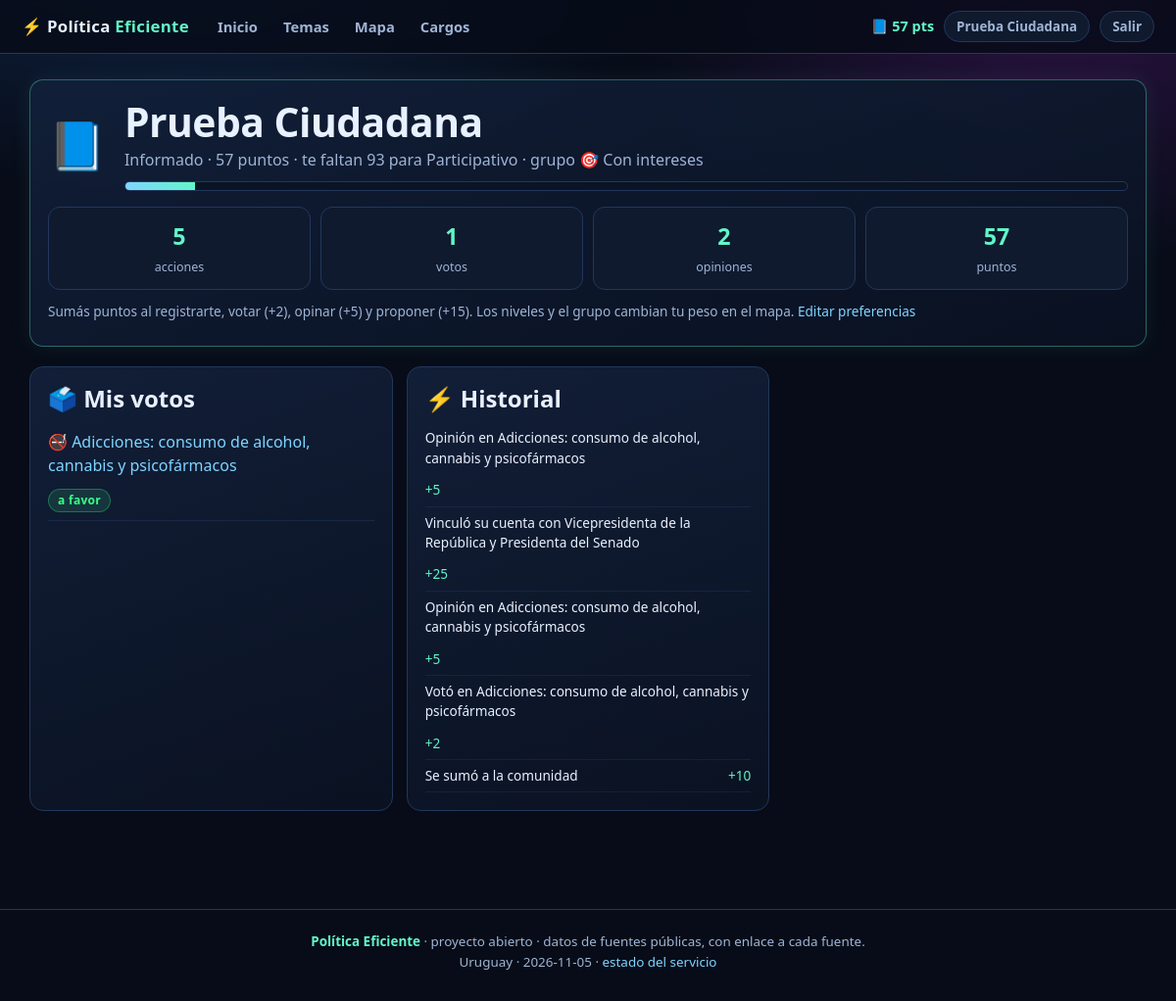
Screenshot of /perfil (signed in) with the database file from the repository.
### tables this page shows
CREATE TABLE usuarios (
    id INTEGER PRIMARY KEY AUTOINCREMENT,
    email TEXT UNIQUE NOT NULL,
    nombre TEXT NOT NULL,
    clave_hash TEXT NOT NULL,
    rol TEXT NOT NULL DEFAULT 'ciudadano',
    puntos INTEGER NOT NULL DEFAULT 0,
    intereses TEXT NOT NULL DEFAULT '',
    departamento TEXT NOT NULL DEFAULT '',
    creado TEXT NOT NULL,
    ultimo_acceso TEXT
);

CREATE TABLE votos (
    id INTEGER PRIMARY KEY AUTOINCREMENT,
    usuario_id INTEGER NOT NULL,
    tema_id INTEGER NOT NULL,
    valor SMALLINT NOT NULL,
    creado TEXT NOT NULL,
    UNIQUE (usuario_id, tema_id)
);

CREATE TABLE temas (
    id INTEGER PRIMARY KEY AUTOINCREMENT,
    slug TEXT UNIQUE NOT NULL,
    tipo TEXT NOT NULL DEFAULT 'propuesta',
    titulo TEXT NOT NULL,
    resumen TEXT NOT NULL DEFAULT '',
    categoria TEXT NOT NULL DEFAULT 'Social',
    subcategoria TEXT NOT NULL DEFAULT '',
    emoji TEXT NOT NULL DEFAULT '📌',
    problema TEXT NOT NULL DEFAULT '',
    evidencia TEXT NOT NULL DEFAULT '',
    propuesta TEXT NOT NULL DEFAULT '',
    datos_clave TEXT NOT NULL DEFAULT '',
    urgencia TEXT NOT NULL DEFAULT 'media',
    etapa TEXT NOT NULL DEFAULT 'propuesta',
    impacto TEXT NOT NULL DEFAULT 'medio',
    estado_legal TEXT NOT NULL DEFAULT '',
    fuente_url TEXT,
    verificado SMALLINT NOT NULL DEFAULT 0,
    creado TEXT NOT NULL
);

CREATE TABLE actividad (
    id INTEGER PRIMARY KEY AUTOINCREMENT,
    usuario_id INTEGER NOT NULL,
    tipo TEXT NOT NULL,
    puntos INTEGER NOT NULL DEFAULT 0,
    detalle TEXT NOT NULL DEFAULT '',
    creado TEXT NOT NULL
);

### app.py (the view)
@app.route("/perfil")
@auth.requiere_sesion
def perfil():
    yo = auth.usuario_actual()
    with dbm.abrir() as db:
        historial = db.todos(
            "SELECT * FROM actividad WHERE usuario_id = ? ORDER BY id DESC LIMIT 40", (yo["id"],)
        )
        votos = db.todos(
            """SELECT v.valor, v.creado, t.titulo, t.emoji, t.slug FROM votos v
               JOIN temas t ON t.id = v.tema_id WHERE v.usuario_id = ? ORDER BY v.id DESC""",
            (yo["id"],),
        )
        opiniones = db.valor("SELECT COUNT(*) FROM opiniones WHERE usuario_id = ?", (yo["id"],))
        por_tipo = db.todos(
            "SELECT tipo, COUNT(*) AS n FROM actividad WHERE usuario_id = ? GROUP BY tipo", (yo["id"],)
        )
    return render_template(
        "perfil.html", historial=historial, votos=votos, opiniones=opiniones, por_tipo=por_tipo
    )

### app.py (called while the page is built)
@app.context_processor
def inyectar():
    yo = auth.usuario_actual()
    if yo:
        yo["nivel"] = gamificacion.nivel(yo["puntos"])
        yo["grupo"] = gamificacion.datos_grupo(
            gamificacion.grupo(yo["puntos"], yo["acciones"], yo["intereses"] or "")
        )
    with dbm.abrir() as db:
        categorias = [
            f["categoria"]
            for f in db.todos(
                "SELECT categoria, COUNT(*) AS n FROM temas GROUP BY categoria ORDER BY n DESC"
            )
        ]
    return {
        "yo": yo,
        "categorias": categorias,
        "GRUPOS": gamificacion.GRUPOS,
        "ahora": dbm.ahora()[:10],
    }

@app.after_request
def cabeceras(resp):
    resp.headers.setdefault("X-Content-Type-Options", "nosniff")
    resp.headers.setdefault("Referrer-Policy", "same-origin")
    return resp

@app.teardown_appcontext
def cerrar_base(_excepcion=None):
    conexion = g.pop("db", None)
    if conexion is not None:
        conexion.cerrar()

### auth.py (called while the page is built)
def usuario_actual():
    if "usuario" in g:
        return g.usuario
    uid = session.get("usuario_id")
    g.usuario = None
    if uid:
        with dbm.abrir() as db:
            fila = db.uno(
                """SELECT u.*, (SELECT COUNT(*) FROM actividad a
                       WHERE a.usuario_id = u.id) AS acciones
                   FROM usuarios u WHERE u.id = ?""",
                (uid,),
            )
            if fila:
                fila["politico"] = db.uno(
                    "SELECT * FROM politicos WHERE usuario_id = ?", (uid,)
                )
                g.usuario = fila
    return g.usuario

def requiere_sesion(vista):
    @wraps(vista)
    def envoltura(*args, **kwargs):
        if not usuario_actual():
            return redirect(url_for("ingresar", volver=request.path))
        return vista(*args, **kwargs)
    return envoltura

### db.py (called while the page is built, shortened)
def ahora():
    return datetime.now(timezone.utc).isoformat(timespec="seconds")

def conectar():
    c = sqlite3.connect(RUTA_DB, timeout=15)
    c.row_factory = sqlite3.Row
    c.execute("PRAGMA foreign_keys = ON")
    return c

def _traducir(sql):
    return sql.replace("?", "%s") if ES_PG else sql

@contextmanager
def abrir():
    if has_app_context():
        if "db" not in g:
            g.db = DB()
        db = g.db
        try:
            yield db
            db.commit()
        except Exception:
            db.rollback()
            raise
        return

    def commit(self):
        self.c.commit()

### templates/perfil.html (shortened to what this page needs)
{% extends "base.html" %}
{% block cuerpo %}
{% set n = yo.nivel %}
<div class="panel neon">
  <div class="nivel-caja">
    <span class="nivel-emoji">{{ n.emoji }}</span>
    <div style="flex:1">
      <h1 style="margin-bottom:2px">{{ yo.nombre }}</h1>
      <p class="suave" style="margin:0">
        {{ n.nombre }} · {{ yo.puntos }} puntos
        {% if n.siguiente %}· te faltan {{ n.falta }} para {{ n.siguiente }}{% endif %}
        · grupo {{ yo.grupo.emoji }} {{ yo.grupo.nombre }}
      </p>
      <div class="progreso" style="margin-top:10px"><i style="width:{{ n.avance }}%"></i></div>
    </div>
  </div>
  <div class="contadores" style="margin-top:16px">
    <div class="dato"><b>{{ yo.acciones }}</b><span>acciones</span></div>
    <div class="dato"><b>{{ votos|length }}</b><span>votos</span></div>
    <div class="dato"><b>{{ opiniones }}</b><span>opiniones</span></div>
    <div class="dato"><b>{{ yo.puntos }}</b><span>puntos</span></div>
  </div>
  <p class="chico suave" style="margin-top:12px">
    Sumás puntos al registrarte, votar (+2), opinar (+5) y proponer (+15). Los niveles y el grupo cambian tu peso en el mapa.
    <a href="{{ url_for('configuracion') }}">Editar preferencias</a>
  </p>
</div>
<section class="grid" style="margin-top:20px">
  <div class="panel">
    <h2>🗳️ Mis votos</h2>
    {% for v in votos %}
      <div class="fila entre" style="padding:8px 0;border-bottom:1px solid rgba(34,55,92,.5)">
        <a href="{{ url_for('tema', slug=v.slug) }}">{{ v.emoji }} {{ v.titulo }}</a>
        <span class="etiqueta {% if v.valor > 0 %}verde{% else %}roja{% endif %}">{% if v.valor > 0 %}a favor{% else %}en contra{% endif %}</span>
      </div>
    {% else %}
      <p class="suave chico">Todavía no votaste. <a href="{{ url_for('temas') }}">Elegí un tema</a>.</p>
    {% endfor %}
  </div>
  <div class="panel">
    <h2>⚡ Historial</h2>
    {% for a in historial %}
      <div class="fila entre" style="padding:6px 0;border-bottom:1px solid rgba(34,55,92,.4)">
        <span class="chico">{{ a.detalle or a.tipo }}</span>
        <span class="chico" style="color:var(--neon)">+{{ a.puntos }}</span>
      </div>
    {% else %}
      <p class="suave chico">Sin actividad todavía.</p>
    {% endfor %}
  </div>
</section>
{% endblock %}

### templates/base.html (shortened to what this page needs)
<!doctype html>
<html lang="es">
<head>
  <link rel="stylesheet" href="{{ url_for('static', filename='css/estilo.css') }}">
</head>
<body>
<header class="barra">
  <a class="marca" href="{{ url_for('inicio') }}">⚡ Política <b>Eficiente</b></a>
  <nav>
    <a href="{{ url_for('inicio') }}">Inicio</a>
    <a href="{{ url_for('temas') }}">Temas</a>
    <a href="{{ url_for('mapa') }}">Mapa</a>
    <a href="{{ url_for('politicos') }}">Cargos</a>
  </nav>
  <div class="cuenta">
    {% if yo %}
      <span class="punto">{{ yo.nivel.emoji }} {{ yo.puntos }} pts</span>
      <a class="chip" href="{{ url_for('perfil') }}">{{ yo.nombre }}</a>
      <a class="chip" href="{{ url_for('salir') }}">Salir</a>
    {% else %}
      <a class="chip" href="{{ url_for('ingresar') }}">Ingresar</a>
      <a class="boton principal mini" href="{{ url_for('registro') }}">Sumarme</a>
    {% endif %}
  </div>
</header>
<main class="{% block ancho %}{% endblock %}">
  {% block cuerpo %}{% endblock %}
</main>
<footer>
  <b>Política Eficiente</b> · proyecto abierto · datos de fuentes públicas, con enlace a cada fuente.
  <br>Uruguay · {{ ahora }} · <a href="{{ url_for('salud') }}">estado del servicio</a>
</footer>
</body>
</html>

### static/css/estilo.css (style rules this page uses)
:root { --fondo: #070c18; --panel: #0f1a2e; --panel2: #12203a; --borde: #22375c; --texto: #e8f1ff; --suave: #9fb4d4; --neon: #63f5c8; --azul: #7fd4ff; --rosa: #ff5fa2; --ambar: #ffb84c; --verde: #39ff88; --rojo: #ff3b6b; --radio: 14px; }
* { box-sizing: border-box; }
body { margin: 0; background: radial-gradient(900px 500px at 15% -10%, #12294d 0%, transparent 60%), radial-gradient(800px 500px at 90% 0%, #2a1240 0%, transparent 55%), var(--fondo); color: var(--texto); font-family: "Segoe UI", system-ui, -apple-system, sans-serif; font-size: 16px; line-height: 1.5; min-height: 100vh; }
a { color: var(--azul); text-decoration: none; }
h1, h2, h3 { line-height: 1.2; margin: 0 0 .4em; }
h1 { font-size: clamp(1.7rem, 3.4vw, 2.6rem); letter-spacing: -.5px; }
h2 { font-size: clamp(1.2rem, 2vw, 1.5rem); }
p { margin: .5em 0; }
small, .chico { font-size: .85rem; }
.suave { color: var(--suave); }
.barra { position: sticky; top: 0; z-index: 40; display: flex; align-items: center; gap: 18px; padding: 10px 22px; background: rgba(7, 12, 24, .82); backdrop-filter: blur(10px); border-bottom: 1px solid var(--borde); }
.marca { font-weight: 700; font-size: 1.05rem; color: var(--texto); letter-spacing: .3px; white-space: nowrap; }
.marca b { color: var(--neon); }
.barra nav { display: flex; gap: 4px; flex-wrap: wrap; flex: 1; }
.barra nav a { padding: 6px 11px; border-radius: 9px; color: var(--suave); font-size: .92rem; font-weight: 600; }
.cuenta { display: flex; align-items: center; gap: 10px; white-space: nowrap; }
.punto { color: var(--neon); font-weight: 700; font-size: .9rem; }
main { max-width: 1180px; margin: 0 auto; padding: 26px 20px 70px; }
.fila { display: flex; gap: 12px; flex-wrap: wrap; align-items: center; }
.entre { justify-content: space-between; }
.grid { display: grid; gap: 14px; grid-template-columns: repeat(auto-fill, minmax(290px, 1fr)); }
.panel { background: linear-gradient(160deg, rgba(18, 32, 58, .92), rgba(10, 18, 34, .92)); border: 1px solid var(--borde); border-radius: var(--radio); padding: 18px; }
.panel.neon { border-color: rgba(99, 245, 200, .35); box-shadow: 0 0 22px rgba(99, 245, 200, .08); }
.chip { padding: 5px 12px; border-radius: 999px; border: 1px solid var(--borde); background: var(--panel); color: var(--suave); font-size: .84rem; font-weight: 600; }
.etiqueta { display: inline-block; padding: 2px 9px; border-radius: 999px; font-size: .75rem; font-weight: 700; letter-spacing: .3px; background: rgba(127, 212, 255, .12); color: var(--azul); border: 1px solid rgba(127, 212, 255, .25); }
.etiqueta.verde { background: rgba(57, 255, 136, .12); color: var(--verde); border-color: rgba(57, 255, 136, .3); }
.dato { background: var(--panel); border: 1px solid var(--borde); border-radius: 12px; padding: 12px; text-align: center; }
.dato b { display: block; font-size: 1.45rem; color: var(--neon); }
.dato span { font-size: .78rem; color: var(--suave); }
.nivel-caja { display: flex; gap: 18px; align-items: center; }
.nivel-emoji { font-size: 3rem; line-height: 1; }
.progreso { height: 10px; border-radius: 6px; background: #0a1424; border: 1px solid var(--borde); overflow: hidden; }
.progreso i { display: block; height: 100%; background: linear-gradient(90deg, var(--azul), var(--neon)); }
.contadores { display: grid; grid-template-columns: repeat(auto-fit, minmax(120px, 1fr)); gap: 10px; }
footer { border-top: 1px solid var(--borde); padding: 22px 20px 30px; margin-top: 30px; color: var(--suave); font-size: .84rem; text-align: center; }
footer b { color: var(--neon); }

### rows the page displays
usuarios: puntos "57", nombre "Prueba Ciudadana"
votos: emoji "🚭", titulo "Adicciones: consumo de alcohol, cannabis y psicofármacos", valor "a favor"
actividad: detalle "Opinión en Adicciones: consumo de alcohol, cannabis y psicofármacos", puntos "5"
actividad: detalle "Vinculó su cuenta con Vicepresidenta de la República y Presidenta del Senado", puntos "25"
actividad: detalle "Opinión en Adicciones: consumo de alcohol, cannabis y psicofármacos", puntos "5"
actividad: detalle "Votó en Adicciones: consumo de alcohol, cannabis y psicofármacos", puntos "2"
actividad: detalle "Se sumó a la comunidad", puntos "10"

### other values shown
{{ yo.nivel.emoji }} "📘"
{{ n.emoji }} "📘"
{{ n.nombre }} "Informado"
{{ n.falta }} "93"
{{ n.siguiente }} "Participativo"
{{ yo.grupo.emoji }} "🎯"
{{ yo.grupo.nombre }} "Con intereses"
{{ yo.acciones }} "5"
{{ votos|length }} "1"
{{ opiniones }} "2"
{{ ahora }} "2026-11-05"
